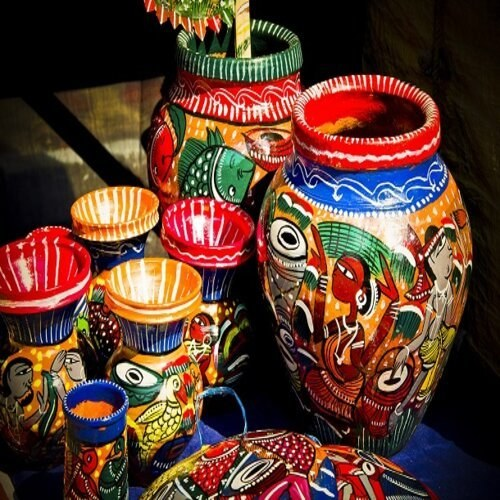
#> input picture tests/images/user_decorative_pottery.jpg, 500 x 500 px
$ python -i segmentation.py   (imports and definitions only)
#> lines starting #> are read from the running program, lines starting #| are printed output that depends on the picture; after the words box and inside, x2 and y2 are one past the last pixel; in counts of white or black regions, pixels touching at a corner belong together
#> further down, picture is the input picture: shape (500, 500, 3); mean B, G, R 46.6, 59.2, 92
"""Product Segmentation Module (Module 2)
State-of-the-art salient object matting for complex handicrafts:
- Primary: IS-Net (isnet-general-use) for ultra-fine edges, threads, jewelry, and complex contours.
- Supported models: IS-Net, Silueta, U2-Net Standard, and U2-Net Portable (u2netp).
- Intelligent post-processing: connected component noise suppression, morphological gap-closing
  for hanging wires/strings, and adaptive alpha matting.
- Resilient fallback to GrabCut saliency.
"""

from typing import Dict, Any, Tuple, Optional, Union, List
from dataclasses import dataclass
from pathlib import Path
import cv2
import numpy as np
from PIL import Image

from src.utils import load_image_safely

# Global model session cache to avoid reloading weights
_MODEL_SESSIONS: Dict[str, Any] = {}


@dataclass
class SegmentationResult:
    """Encapsulates segmentation output metadata."""
    mask: np.ndarray             # 2D uint8 mask [0, 255]
    rgba_foreground: np.ndarray  # 4-channel RGBA array [H, W, 4]
    bounding_box: Dict[str, int] # x, y, width, height
    confidence: float            # 0.0 - 1.0
    model_used: str              # e.g., 'isnet-general-use', 'u2netp'


class SegmentationError(Exception):
    """Raised when segmentation fails to isolate product."""
    pass


class ProductSegmenter:
    """Extracts foreground handicraft products with edge and fine-detail preservation."""

    SUPPORTED_MODELS = [
        "isnet-general-use",
        "silueta",
        "u2netp",
        "u2net",
    ]

    def __init__(
        self,
        model_name: str = "isnet-general-use",
        use_fallback: bool = True,
        enable_alpha_matting: bool = True,
    ):
        self.model_name = model_name
        self.use_fallback = use_fallback
        self.enable_alpha_matting = enable_alpha_matting

    # [98 lines left out: functions _get_session, _clean_mask_components, segment_with_dl, not called in this run]

    def segment_with_grabcut(self, bgr_img: np.ndarray) -> np.ndarray:
        """
        Robust adaptive GrabCut segmentation as a fallback.
        """
        h, w = bgr_img.shape[:2]
#> h = 500; w = 500
        margin_x = max(5, int(w * 0.05))
#> margin_x = 25
        margin_y = max(5, int(h * 0.05))
#> margin_y = 25
        rect = (margin_x, margin_y, w - 2 * margin_x, h - 2 * margin_y)
#> rect = (25, 25, 450, 450)

        mask = np.zeros((h, w), np.uint8)
        bgd_model = np.zeros((1, 65), np.float64)
        fgd_model = np.zeros((1, 65), np.float64)

        try:
            cv2.grabCut(bgr_img, mask, rect, bgd_model, fgd_model, 4, cv2.GC_INIT_WITH_RECT)
            bin_mask = np.where((mask == cv2.GC_FGD) | (mask == cv2.GC_PR_FGD), 255, 0).astype(np.uint8)

            kernel = cv2.getStructuringElement(cv2.MORPH_ELLIPSE, (5, 5))
            bin_mask = cv2.morphologyEx(bin_mask, cv2.MORPH_CLOSE, kernel)
            bin_mask = cv2.morphologyEx(bin_mask, cv2.MORPH_OPEN, kernel)
            return bin_mask
        except Exception:
            gray = cv2.cvtColor(bgr_img, cv2.COLOR_BGR2GRAY)
            _, bin_mask = cv2.threshold(gray, 0, 255, cv2.THRESH_BINARY_INV + cv2.THRESH_OTSU)
            return bin_mask

    # [108 lines left out: functions calculate_bounding_box, calculate_confidence, segment, segment_product, not called in this run]

>>> import cv2
>>> picture = cv2.imread('../tests/images/user_decorative_pottery.jpg')
>>> result = ProductSegmenter().segment_with_grabcut(picture)
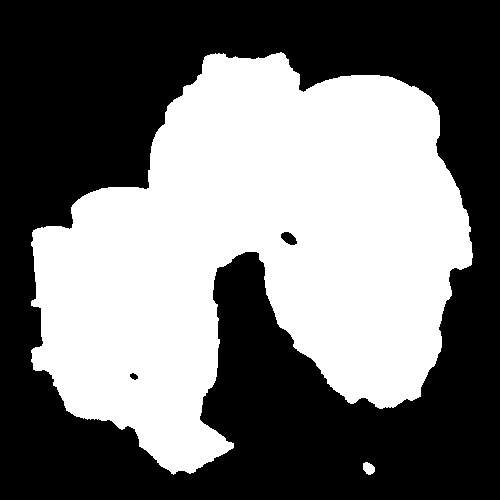
#> result: shape (500, 500); 45.5% white; 2 white regions, box (x1, y1, x2, y2) and area: (31, 52, 473, 475) 113699, (363, 462, 375, 475) 115
